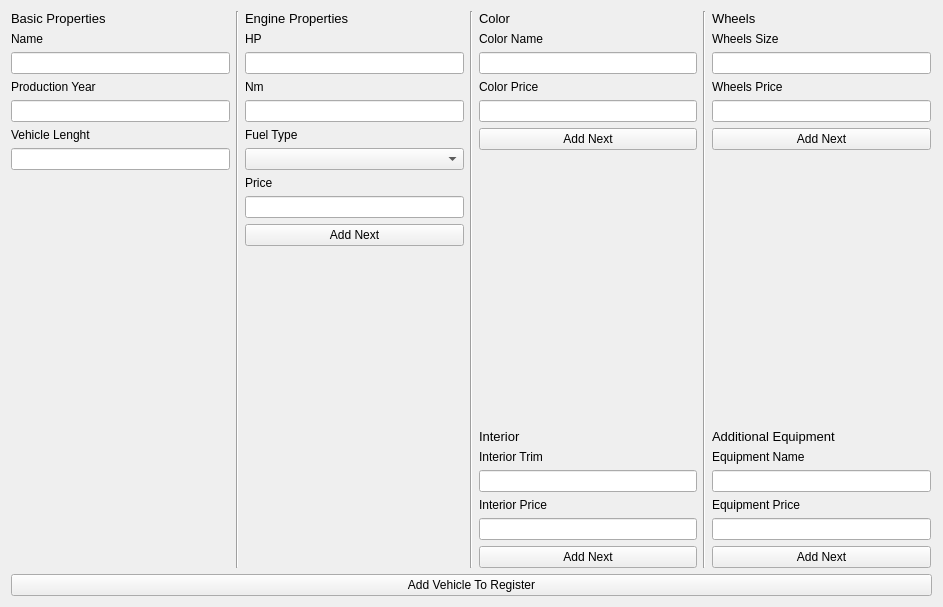
<?xml version="1.0" encoding="UTF-8"?>
<ui version="4.0">
 <class>NewHatchbackForm</class>
 <widget class="QWidget" name="NewHatchbackForm">
  <property name="geometry">
   <rect>
    <x>0</x>
    <y>0</y>
    <width>943</width>
    <height>607</height>
   </rect>
  </property>
  <property name="windowTitle">
   <string>Form</string>
  </property>
  <layout class="QHBoxLayout" name="horizontalLayout_3">
   <item>
    <layout class="QVBoxLayout" name="verticalLayout_18">
     <item>
      <layout class="QHBoxLayout" name="horizontalLayout_2">
       <item>
        <layout class="QVBoxLayout" name="verticalLayout_19">
         <item>
          <widget class="QLabel" name="basicPropertiesLabel_2">
           <property name="sizePolicy">
            <sizepolicy hsizetype="Preferred" vsizetype="Maximum">
             <horstretch>0</horstretch>
             <verstretch>0</verstretch>
            </sizepolicy>
           </property>
           <property name="font">
            <font>
             <pointsize>10</pointsize>
            </font>
           </property>
           <property name="text">
            <string>Basic Properties</string>
           </property>
          </widget>
         </item>
         <item>
          <layout class="QVBoxLayout" name="verticalLayout_20">
           <item>
            <widget class="QLabel" name="nameLabel_2">
             <property name="sizePolicy">
              <sizepolicy hsizetype="Preferred" vsizetype="Maximum">
               <horstretch>0</horstretch>
               <verstretch>0</verstretch>
              </sizepolicy>
             </property>
             <property name="text">
              <string>Name</string>
             </property>
            </widget>
           </item>
           <item>
            <widget class="QLineEdit" name="nameLineEdit_2"/>
           </item>
           <item>
            <widget class="QLabel" name="productioYearLabel_2">
             <property name="sizePolicy">
              <sizepolicy hsizetype="Preferred" vsizetype="Maximum">
               <horstretch>0</horstretch>
               <verstretch>0</verstretch>
              </sizepolicy>
             </property>
             <property name="text">
              <string>Production Year</string>
             </property>
            </widget>
           </item>
           <item>
            <widget class="QLineEdit" name="productionYearLineEdit_2"/>
           </item>
           <item>
            <widget class="QLabel" name="vehicleLenghtLabel_2">
             <property name="sizePolicy">
              <sizepolicy hsizetype="Preferred" vsizetype="Maximum">
               <horstretch>0</horstretch>
               <verstretch>0</verstretch>
              </sizepolicy>
             </property>
             <property name="text">
              <string>Vehicle Lenght</string>
             </property>
            </widget>
           </item>
           <item>
            <widget class="QLineEdit" name="vehicleLenghtLineEdit_2"/>
           </item>
           <item>
            <spacer name="verticalSpacer_6">
             <property name="orientation">
              <enum>Qt::Vertical</enum>
             </property>
             <property name="sizeType">
              <enum>QSizePolicy::Expanding</enum>
             </property>
             <property name="sizeHint" stdset="0">
              <size>
               <width>13</width>
               <height>30</height>
              </size>
             </property>
            </spacer>
           </item>
          </layout>
         </item>
        </layout>
       </item>
       <item>
        <widget class="Line" name="line_7">
         <property name="orientation">
          <enum>Qt::Vertical</enum>
         </property>
        </widget>
       </item>
       <item>
        <layout class="QVBoxLayout" name="verticalLayout_21">
         <item>
          <widget class="QLabel" name="enginePropertiesLabel_2">
           <property name="sizePolicy">
            <sizepolicy hsizetype="Preferred" vsizetype="Maximum">
             <horstretch>0</horstretch>
             <verstretch>0</verstretch>
            </sizepolicy>
           </property>
           <property name="font">
            <font>
             <pointsize>10</pointsize>
            </font>
           </property>
           <property name="text">
            <string>Engine Properties</string>
           </property>
          </widget>
         </item>
         <item>
          <layout class="QVBoxLayout" name="verticalLayout_22">
           <item>
            <widget class="QLabel" name="hpLabel_2">
             <property name="text">
              <string>HP</string>
             </property>
            </widget>
           </item>
           <item>
            <widget class="QLineEdit" name="hpLineEdit_2"/>
           </item>
           <item>
            <widget class="QLabel" name="nmLabel_2">
             <property name="text">
              <string>Nm</string>
             </property>
            </widget>
           </item>
           <item>
            <widget class="QLineEdit" name="productionYearLineEdit_4"/>
           </item>
           <item>
            <widget class="QLabel" name="fuelTypeLabel_2">
             <property name="text">
              <string>Fuel Type</string>
             </property>
            </widget>
           </item>
           <item>
            <widget class="QComboBox" name="fuelTypeComboBox_2"/>
           </item>
           <item>
            <widget class="QLabel" name="priceLabel_2">
             <property name="text">
              <string>Price</string>
             </property>
            </widget>
           </item>
           <item>
            <widget class="QLineEdit" name="priceLineEdit_2"/>
           </item>
          </layout>
         </item>
         <item>
          <widget class="QPushButton" name="addEngineButton_2">
           <property name="text">
            <string>Add Next</string>
           </property>
          </widget>
         </item>
         <item>
          <spacer name="verticalSpacer_7">
           <property name="orientation">
            <enum>Qt::Vertical</enum>
           </property>
           <property name="sizeType">
            <enum>QSizePolicy::Expanding</enum>
           </property>
           <property name="sizeHint" stdset="0">
            <size>
             <width>20</width>
             <height>40</height>
            </size>
           </property>
          </spacer>
         </item>
        </layout>
       </item>
       <item>
        <widget class="Line" name="line_5">
         <property name="orientation">
          <enum>Qt::Vertical</enum>
         </property>
        </widget>
       </item>
       <item>
        <layout class="QVBoxLayout" name="verticalLayout_23">
         <item>
          <layout class="QVBoxLayout" name="verticalLayout_24">
           <item>
            <widget class="QLabel" name="colorPropertiesLabel_2">
             <property name="sizePolicy">
              <sizepolicy hsizetype="Preferred" vsizetype="Maximum">
               <horstretch>0</horstretch>
               <verstretch>0</verstretch>
              </sizepolicy>
             </property>
             <property name="font">
              <font>
               <pointsize>10</pointsize>
              </font>
             </property>
             <property name="text">
              <string>Color</string>
             </property>
            </widget>
           </item>
           <item>
            <layout class="QVBoxLayout" name="verticalLayout_25">
             <item>
              <widget class="QLabel" name="colorNameLabel_2">
               <property name="text">
                <string>Color Name</string>
               </property>
              </widget>
             </item>
             <item>
              <widget class="QLineEdit" name="colorNameLineEdit_2"/>
             </item>
             <item>
              <widget class="QLabel" name="colorPricLabel_2">
               <property name="text">
                <string>Color Price</string>
               </property>
              </widget>
             </item>
             <item>
              <widget class="QLineEdit" name="productionYearLineEdit_8"/>
             </item>
            </layout>
           </item>
           <item>
            <widget class="QPushButton" name="addColorButton_2">
             <property name="text">
              <string>Add Next</string>
             </property>
            </widget>
           </item>
          </layout>
         </item>
         <item>
          <spacer name="verticalSpacer_8">
           <property name="orientation">
            <enum>Qt::Vertical</enum>
           </property>
           <property name="sizeType">
            <enum>QSizePolicy::Expanding</enum>
           </property>
           <property name="sizeHint" stdset="0">
            <size>
             <width>20</width>
             <height>40</height>
            </size>
           </property>
          </spacer>
         </item>
         <item>
          <layout class="QVBoxLayout" name="verticalLayout_26">
           <item>
            <widget class="QLabel" name="interiorLabel_2">
             <property name="sizePolicy">
              <sizepolicy hsizetype="Preferred" vsizetype="Maximum">
               <horstretch>0</horstretch>
               <verstretch>0</verstretch>
              </sizepolicy>
             </property>
             <property name="font">
              <font>
               <pointsize>10</pointsize>
              </font>
             </property>
             <property name="text">
              <string>Interior</string>
             </property>
            </widget>
           </item>
           <item>
            <layout class="QVBoxLayout" name="verticalLayout_27">
             <item>
              <layout class="QVBoxLayout" name="verticalLayout_28">
               <item>
                <widget class="QLabel" name="interiorNameLabel_2">
                 <property name="text">
                  <string>Interior Trim</string>
                 </property>
                </widget>
               </item>
               <item>
                <widget class="QLineEdit" name="interioLineEdit_2"/>
               </item>
               <item>
                <widget class="QLabel" name="interiorPriceLabel_2">
                 <property name="text">
                  <string>Interior Price</string>
                 </property>
                </widget>
               </item>
               <item>
                <widget class="QLineEdit" name="interiorPriceLineEdit_2"/>
               </item>
              </layout>
             </item>
             <item>
              <widget class="QPushButton" name="addInteriorButton_2">
               <property name="text">
                <string>Add Next</string>
               </property>
              </widget>
             </item>
            </layout>
           </item>
          </layout>
         </item>
        </layout>
       </item>
       <item>
        <widget class="Line" name="line_8">
         <property name="orientation">
          <enum>Qt::Vertical</enum>
         </property>
        </widget>
       </item>
       <item>
        <layout class="QVBoxLayout" name="verticalLayout_29">
         <item>
          <layout class="QVBoxLayout" name="verticalLayout_30">
           <item>
            <widget class="QLabel" name="wheelsPropertiesLabel_2">
             <property name="sizePolicy">
              <sizepolicy hsizetype="Preferred" vsizetype="Maximum">
               <horstretch>0</horstretch>
               <verstretch>0</verstretch>
              </sizepolicy>
             </property>
             <property name="font">
              <font>
               <pointsize>10</pointsize>
              </font>
             </property>
             <property name="text">
              <string>Wheels</string>
             </property>
            </widget>
           </item>
           <item>
            <layout class="QVBoxLayout" name="verticalLayout_31">
             <item>
              <widget class="QLabel" name="wheelsSizeLabel_2">
               <property name="text">
                <string>Wheels Size</string>
               </property>
              </widget>
             </item>
             <item>
              <widget class="QLineEdit" name="productionYearLineEdit_14"/>
             </item>
             <item>
              <widget class="QLabel" name="wheelsPriceLabel_2">
               <property name="text">
                <string>Wheels Price</string>
               </property>
              </widget>
             </item>
             <item>
              <widget class="QLineEdit" name="productionYearLineEdit_15"/>
             </item>
            </layout>
           </item>
           <item>
            <widget class="QPushButton" name="addWheelsButton_2">
             <property name="text">
              <string>Add Next</string>
             </property>
            </widget>
           </item>
          </layout>
         </item>
         <item>
          <spacer name="verticalSpacer_9">
           <property name="orientation">
            <enum>Qt::Vertical</enum>
           </property>
           <property name="sizeType">
            <enum>QSizePolicy::Expanding</enum>
           </property>
           <property name="sizeHint" stdset="0">
            <size>
             <width>20</width>
             <height>40</height>
            </size>
           </property>
          </spacer>
         </item>
         <item>
          <layout class="QVBoxLayout" name="verticalLayout_32">
           <item>
            <widget class="QLabel" name="additionalEquipmentLabel_2">
             <property name="sizePolicy">
              <sizepolicy hsizetype="Preferred" vsizetype="Maximum">
               <horstretch>0</horstretch>
               <verstretch>0</verstretch>
              </sizepolicy>
             </property>
             <property name="font">
              <font>
               <pointsize>10</pointsize>
              </font>
             </property>
             <property name="text">
              <string>Additional Equipment</string>
             </property>
            </widget>
           </item>
           <item>
            <layout class="QVBoxLayout" name="verticalLayout_33">
             <item>
              <layout class="QVBoxLayout" name="verticalLayout_34">
               <item>
                <widget class="QLabel" name="equipmentNameLabel_2">
                 <property name="text">
                  <string>Equipment Name</string>
                 </property>
                </widget>
               </item>
               <item>
                <widget class="QLineEdit" name="equipmentLineEdit_2"/>
               </item>
               <item>
                <widget class="QLabel" name="equipmentPriceLabel_2">
                 <property name="text">
                  <string>Equipment Price</string>
                 </property>
                </widget>
               </item>
               <item>
                <widget class="QLineEdit" name="equipmentPriceLineEdit_2"/>
               </item>
              </layout>
             </item>
             <item>
              <widget class="QPushButton" name="addAdditionalEquipment_2">
               <property name="text">
                <string>Add Next</string>
               </property>
              </widget>
             </item>
            </layout>
           </item>
          </layout>
         </item>
        </layout>
       </item>
       <item>
        <spacer name="verticalSpacer_10">
         <property name="orientation">
          <enum>Qt::Vertical</enum>
         </property>
         <property name="sizeHint" stdset="0">
          <size>
           <width>1</width>
           <height>40</height>
          </size>
         </property>
        </spacer>
       </item>
      </layout>
     </item>
     <item>
      <widget class="QPushButton" name="addToRegisterButton_2">
       <property name="text">
        <string>Add Vehicle To Register</string>
       </property>
      </widget>
     </item>
    </layout>
   </item>
  </layout>
 </widget>
 <resources/>
 <connections/>
</ui>
